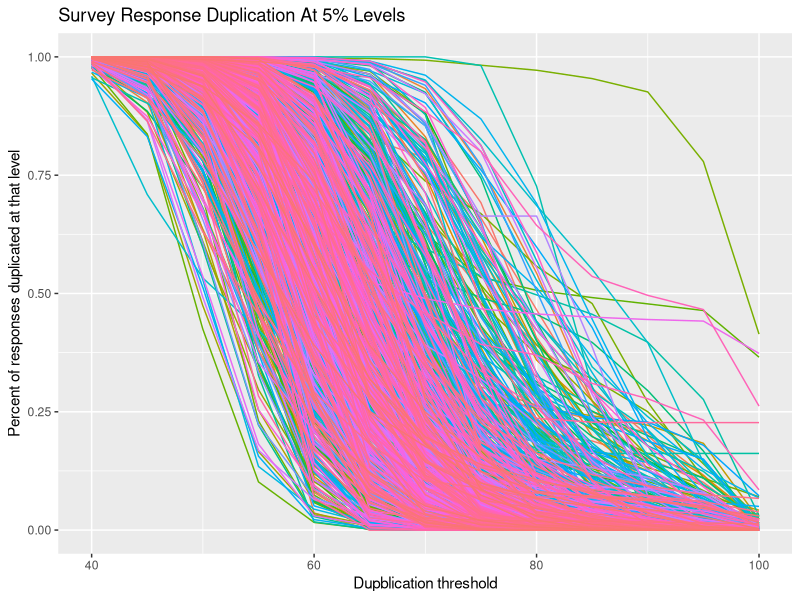

Write R code to recreate this figure.
# Chart of duplicate distribution for all surveys

setwd("~/survey-fraud/analysis/")

require(readr)
require(plyr)
require(dplyr)
require(ggplot2)
require(tidyr)
require(lubridate)

summary_data <- read_csv("../results/replication_summary_051816.csv")

base_num <- summary_data[,8]

for (i in 8:28){
  summary_data[,i] <- summary_data[,i]/base_num  
}

summary_data2 <- summary_data %>% 
  select(1:2, 8:28) %>% 
  rename(dup_observations_exact = dup_observations_at_100) %>% 
  gather(dup_level, dup_amount, 3:23) %>% 
  mutate(survey_name=paste0(country, "_", dataset))

summary_data2$dup_level[summary_data2$dup_level=='dup_observations_exact'] <- 100
summary_data2$dup_level[summary_data2$dup_level=='dup_observations_at_95'] <- 95
summary_data2$dup_level[summary_data2$dup_level=='dup_observations_at_90'] <- 90
summary_data2$dup_level[summary_data2$dup_level=='dup_observations_at_85'] <- 85
summary_data2$dup_level[summary_data2$dup_level=='dup_observations_at_80'] <- 80
summary_data2$dup_level[summary_data2$dup_level=='dup_observations_at_75'] <- 75
summary_data2$dup_level[summary_data2$dup_level=='dup_observations_at_70'] <- 70
summary_data2$dup_level[summary_data2$dup_level=='dup_observations_at_65'] <- 65
summary_data2$dup_level[summary_data2$dup_level=='dup_observations_at_60'] <- 60
summary_data2$dup_level[summary_data2$dup_level=='dup_observations_at_55'] <- 55
summary_data2$dup_level[summary_data2$dup_level=='dup_observations_at_50'] <- 50
summary_data2$dup_level[summary_data2$dup_level=='dup_observations_at_45'] <- 45
summary_data2$dup_level[summary_data2$dup_level=='dup_observations_at_40'] <- 40
summary_data2$dup_level[summary_data2$dup_level=='dup_observations_at_35'] <- 35
summary_data2$dup_level[summary_data2$dup_level=='dup_observations_at_30'] <- 30
summary_data2$dup_level[summary_data2$dup_level=='dup_observations_at_25'] <- 25
summary_data2$dup_level[summary_data2$dup_level=='dup_observations_at_20'] <- 20
summary_data2$dup_level[summary_data2$dup_level=='dup_observations_at_15'] <- 15
summary_data2$dup_level[summary_data2$dup_level=='dup_observations_at_10'] <- 10
summary_data2$dup_level[summary_data2$dup_level=='dup_observations_at_05'] <- 5
summary_data2$dup_level[summary_data2$dup_level=='dup_observations_at_0'] <- 0

summary_data2$dup_level <- as.numeric(summary_data2$dup_level)

summary_data2 %>% 
  group_by(survey_name) %>% 
  #filter(survey_name=='Uzbekistan_worldvaluessurvey_wave6' | survey_name=='Yemen_worldvaluessurvey_wave6') %>% 
  #filter(country=="Yemen") %>% 
  ggplot(aes(dup_level, dup_amount, group= survey_name, color=survey_name)) + 
  geom_line() + #geom_smooth(method="lm") +
  theme(legend.position="none") + ggtitle("Survey Response Duplication At 5% Levels") +
  xlab("Dupblication threshold") + ylab("Percent of responses duplicated at that level") +
  xlim(c(40, 100))
